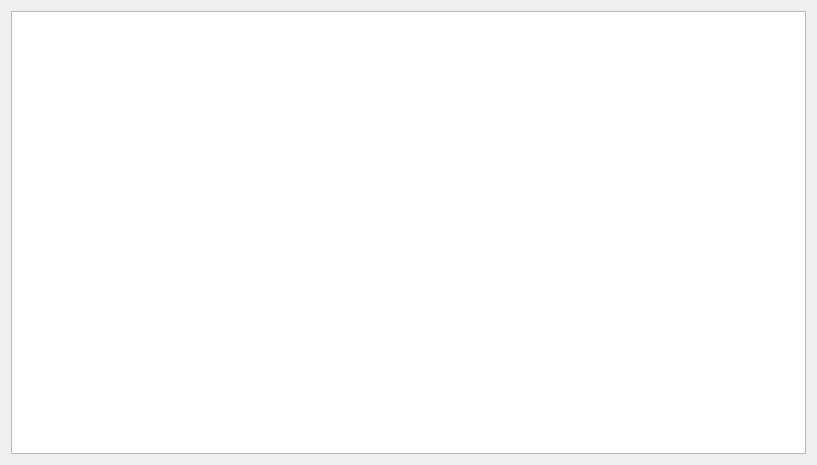
<?xml version="1.0" encoding="UTF-8"?>
<ui version="4.0">
 <class>Dialog</class>
 <widget class="QDialog" name="Dialog">
  <property name="geometry">
   <rect>
    <x>0</x>
    <y>0</y>
    <width>817</width>
    <height>465</height>
   </rect>
  </property>
  <property name="windowTitle">
   <string>TABLA DE REGISTROS</string>
  </property>
  <layout class="QGridLayout" name="gridLayout">
   <item row="0" column="0">
    <widget class="QTableView" name="tableView"/>
   </item>
  </layout>
 </widget>
 <resources/>
 <connections/>
</ui>
